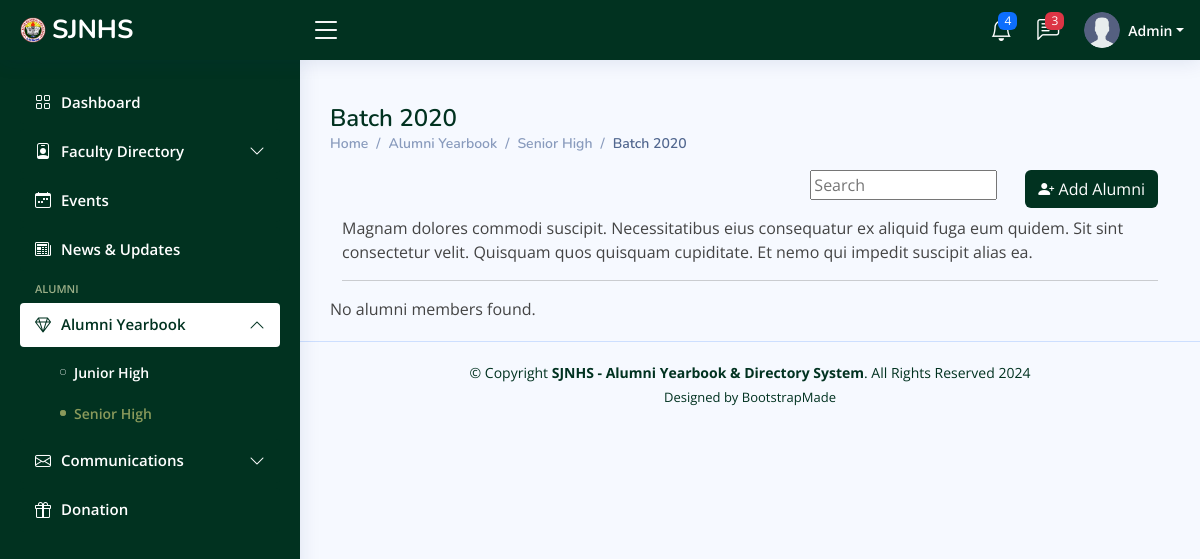
The app's page /admin/alumni-shs-view.php?batch=2020 (signed in), older data.
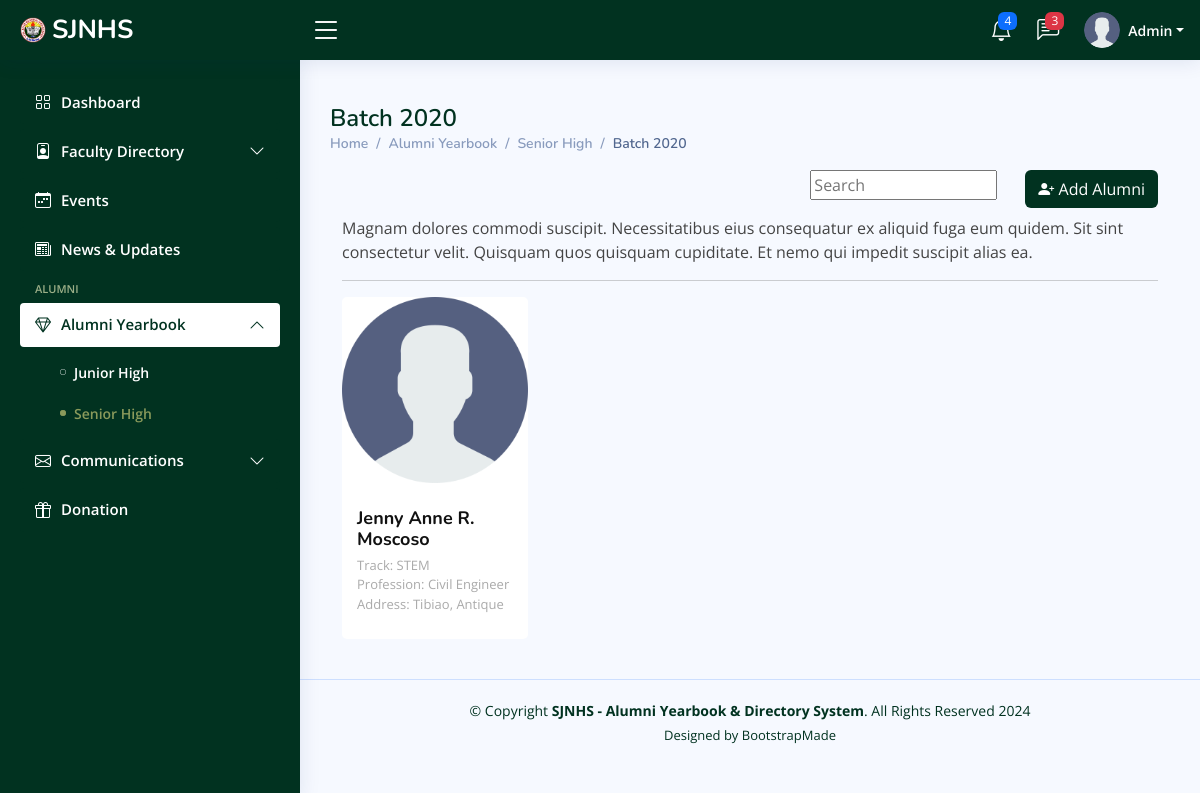
The same page, newer data.
### tables this page shows
CREATE TABLE `alumni_shs` (
  `id` int(11) NOT NULL,
  `alumni_id` varchar(255) NOT NULL,
  `firstname` varchar(255) NOT NULL,
  `middlename` varchar(255) NOT NULL,
  `lastname` varchar(255) NOT NULL,
  `email` varchar(255) NOT NULL,
  `password` varchar(255) NOT NULL,
  `phone_num` varchar(255) NOT NULL,
  `year_graduated` year(4) NOT NULL,
  `section` varchar(100) NOT NULL,
  `track` varchar(255) NOT NULL,
  `profession` varchar(255) NOT NULL,
  `current_company_bus` varchar(255) NOT NULL,
  `marital_stat` varchar(255) NOT NULL,
  `address` varchar(255) NOT NULL,
  `profile_picture` varchar(255) NOT NULL,
  `user_status` varchar(255) NOT NULL,
  `is_online` tinyint(1) NOT NULL DEFAULT 0 COMMENT '0=false, 1=true',
  `date_created` timestamp NOT NULL DEFAULT current_timestamp()
);

### admin/alumni-shs-view.php (the view, shortened to what this page needs)
<?php
include_once 'includes/header.php';
include_once 'includes/conn.php';
?>
<aside id="sidebar" class="sidebar">
    <ul class="sidebar-nav" id="sidebar-nav">
        <li class="nav-item">
            <a class="nav-link collapsed" href="dashboard.php">
                <i class="bi bi-grid"></i>
                <span>Dashboard</span>
            </a>
        </li>
        <li class="nav-item">
            <a class="nav-link collapsed" data-bs-target="#faculty-nav" data-bs-toggle="collapse" href="#">
                <i class="bi bi-person-badge"></i><span>Faculty Directory</span><i
                    class="bi bi-chevron-down ms-auto"></i>
            </a>
        </li>
        <li class="nav-item">
            <a class="nav-link collapsed" href="events.php">
                <i class="bi bi-calendar-week"></i>
                <span>Events</span>
            </a>
        </li>
        <li class="nav-item">
            <a class="nav-link collapsed" href="news-and-updates.php">
                <i class="bi bi-newspaper"></i>
                <span>News &amp; Updates</span>
            </a>
        </li>
        <li class="nav-heading">Alumni</li>
        <li class="nav-item">
            <a class="nav-link" data-bs-target="#alumni-nav" data-bs-toggle="collapse" href="#">
                <i class="bi bi-gem"></i><span>Alumni Yearbook</span><i class="bi bi-chevron-down ms-auto"></i>
            </a>
            <ul id="alumni-nav" class="nav-content collapse show" data-bs-parent="#sidebar-nav">
                <li>
                    <a href="juniorhs-alumni.php">
                        <i class="bi bi-circle"></i><span>Junior High</span>
                    </a>
                </li>
                <li>
                    <a href="seniorhs-alumni.php" class="active">
                        <i class="bi bi-circle"></i><span>Senior High</span>
                    </a>
                </li>
            </ul>
        </li>
        <li class="nav-item">
            <a class="nav-link collapsed" data-bs-target="#comms-nav" data-bs-toggle="collapse" href="#">
                <i class="bi bi-envelope"></i><span>Communications</span><i class="bi bi-chevron-down ms-auto"></i>
            </a>
        </li>
        <li class="nav-item">
            <a class="nav-link collapsed" href="pages-error-404.html">
                <i class="bi bi-gift"></i>
                <span>Donation</span>
            </a>
        </li>
    </ul>
</aside>
<main id="main" class="main">
    <div class="pagetitle">
        <h1>Batch <?php echo isset($_GET['batch']) ? $_GET['batch'] : ''; ?></h1>
        <nav>
            <ol class="breadcrumb">
                <li class="breadcrumb-item"><a href="dashboard.php">Home</a></li>
                <li class="breadcrumb-item">Alumni Yearbook</li>
                <li class="breadcrumb-item"><a href="juniorhs-alumni.php">Senior High</a></li>
                <li class="breadcrumb-item active">Batch <?php echo isset($_GET['batch']) ? $_GET['batch'] : ''; ?></li>
            </ol>
        </nav>
    </div>
    <section class="section dashboard">
        <div class="row">
            <div class="col-lg-12">
                <div id="user" class="user">
                    <div class="container" data-aos="fade-up">
                        <div class="section-title">
                            <div class="d-grid gap-2 d-md-flex justify-content-md-end mb-2">
                                <div class="search-bar">
                                    <input type="text" name="query" id="search" placeholder="Search"
                                        title="Enter search keyword">
                                </div>
                                <button class="btn text-white" style="background-color:#013220" type="button"
                                    data-bs-toggle="modal" data-bs-target="#addfaculty"><i
                                        class="bi bi-person-plus-fill"></i> Add Alumni
                                </button>
                            </div>
                            <p>Magnam dolores commodi suscipit. Necessitatibus eius consequatur ex aliquid fuga eum
                                quidem. Sit sint consectetur velit. Quisquam quos quisquam cupiditate. Et nemo qui
                                impedit suscipit alias ea.</p>
                            <hr>
                        </div>
                        <div class="row">
                            <?php
                            $sql = "SELECT * FROM alumni_shs WHERE `year_graduated` = '$_GET[batch]'";
                            $result = mysqli_query($conn, $sql);
                            if (mysqli_num_rows($result) > 0) {
                                while ($row = mysqli_fetch_assoc($result)) {
                                    $middlenameInitial = substr($row['middlename'], 0, 1);
                            ?>
                            <div class="col-lg-3 col-md-6 col-6 d-flex align-items-stretch">
                                <div class="member" data-aos="fade-up" data-aos-delay="100">
                                    <div class="member-img">
                                        <img src="<?php echo ($row['profile_picture'] == null) ? "assets/img/user.png" :  $src . $row['profile_picture'];  ?>"
                                            class="img-fluid" alt="">
                                    </div>
                                    <div class="member-info">
                                        <h4><?php echo $row['firstname'] . " " . $middlenameInitial . ". " . $row['lastname']; ?>
                                        </h4>
                                        <span><?php echo "Track: " . $row['track']; ?></span>
                                        <span><?php echo "Profession: " . $row['profession']; ?></span>
                                        <span><?php echo "Address: " . $row['address']; ?></span>
                                    </div>
                                </div>
                            </div>
                            <?php
                                }
                            } else {
                                echo "No alumni members found.";
                            }
                            ?>
                        </div>
                    </div>
                </div>
            </div>
        </div>
    </section>
</main>
<?php
include_once 'includes/footer.php';
?>

### admin/includes/header.php (shortened to what this page needs)
<!DOCTYPE html>
<html lang="en">
<head>
    <link href="assets/vendor/bootstrap/css/bootstrap.min.css" rel="stylesheet">
    <link href="assets/vendor/bootstrap-icons/bootstrap-icons.css" rel="stylesheet">
    <link href="assets/vendor/boxicons/css/boxicons.min.css" rel="stylesheet">
    <link href="assets/vendor/quill/quill.snow.css" rel="stylesheet">
    <link href="assets/vendor/quill/quill.bubble.css" rel="stylesheet">
    <link href="assets/vendor/remixicon/remixicon.css" rel="stylesheet">
    <link href="assets/vendor/simple-datatables/style.css" rel="stylesheet">
    <link href="assets/css/style.css" rel="stylesheet">
</head>
<body>
    <header id="header" class="header fixed-top d-flex align-items-center">
        <div class="d-flex align-items-center justify-content-between">
            <a href="dashboard.php" class="logo d-flex align-items-center">
                <img src="assets/img/favicon.png" alt="">
                <span class="d-none d-lg-block">SJNHS</span>
            </a>
            <i class="bi bi-list toggle-sidebar-btn"></i>
        </div>
        <nav class="header-nav ms-auto">
            <ul class="d-flex align-items-center">
                <li class="nav-item dropdown">
                    <a class="nav-link nav-icon" href="#" data-bs-toggle="dropdown">
                        <i class="bi bi-bell"></i>
                        <span class="badge bg-primary badge-number">4</span>
                    </a>
                </li>
                <li class="nav-item dropdown">
                    <a class="nav-link nav-icon" href="#" data-bs-toggle="dropdown">
                        <i class="bi bi-chat-left-text"></i>
                        <span class="badge bg-danger badge-number">3</span>
                    </a>
                </li>
                <li class="nav-item dropdown pe-3">
                    <a class="nav-link nav-profile d-flex align-items-center pe-0" href="#" data-bs-toggle="dropdown">
                        <img src="assets/img/user.png" alt="Profile" class="rounded-circle">
                        <span class="d-none d-md-block dropdown-toggle ps-2">Admin</span>
                    </a>
                </li>
            </ul>
        </nav>
    </header>

### admin/includes/conn.php (shortened to what this page needs)
<?php
echo "Connected successfully";
?>

### admin/includes/footer.php (shortened to what this page needs)
<footer id="footer" class="footer">
    <div class="copyright">
        &copy; Copyright <strong><span>SJNHS - Alumni Yearbook & Directory System</span></strong>. All Rights Reserved
        2024
    </div>
    <div class="credits">
        Designed by <a href="https://bootstrapmade.com/">BootstrapMade</a>
    </div>
</footer>
</body>
</html>

### admin/assets/css/style.css (style rules this page uses)
:root { scroll-behavior: smooth; }
body { font-family: "Open Sans", sans-serif; background: #f6f9ff; color: #444444; }
a { color: #013220; text-decoration: none; }
h1, h2, h3, h4, h5, h6 { font-family: "Nunito", sans-serif; }
#main { margin-top: 60px; padding: 20px 30px; transition: all 0.3s; }
.pagetitle { margin-bottom: 10px; }
.pagetitle h1 { font-size: 24px; margin-bottom: 0; font-weight: 600; color: #013220; }
.breadcrumb { font-size: 14px; font-family: "Nunito", sans-serif; color: #899bbd; font-weight: 600; }
.breadcrumb a { color: #899bbd; transition: 0.3s; }
.breadcrumb .breadcrumb-item::before { color: #899bbd; }
.breadcrumb .active { color: #51678f; font-weight: 600; }
.logo { line-height: 1; }
@media (min-width: 1200px) { .logo { width: 280px; } }
.logo img { max-height: 26px; margin-right: 6px; }
.logo span { font-size: 26px; font-weight: 700; color: #fff; font-family: "Nunito", sans-serif; }
.header { transition: all 0.5s; z-index: 997; height: 60px; box-shadow: 0px 2px 20px rgba(1, 41, 112, 0.1); background-color: #013220; padding-left: 20px; }
.header .toggle-sidebar-btn { font-size: 32px; padding-left: 10px; cursor: pointer; color: #fff; }
.search-bar { min-width: 150px; padding: 0 20px; }
.header-nav ul { list-style: none; }
.header-nav > ul { margin: 0; padding: 0; }
.header-nav .nav-icon { font-size: 22px; color: #fff; margin-right: 25px; position: relative; }
.header-nav .nav-profile { color: #fff; }
.header-nav .nav-profile img { max-height: 36px; }
.header-nav .nav-profile span { font-size: 14px; font-weight: 600; }
.header-nav .badge-number { position: absolute; inset: -2px -5px auto auto; font-weight: normal; font-size: 12px; padding: 3px 6px; }
.sidebar { position: fixed; top: 60px; left: 0; bottom: 0; width: 300px; z-index: 996; transition: all 0.3s; padding: 20px; overflow-y: auto; scrollbar-width: thin; scrollbar-color: #aab7cf transparent; box-shadow: 0px 0px 20px rgba(1, 41, 112, 0.1); background-color: #013220; }
@media (min-width: 1200px) { #main, #footer { margin-left: 300px; } }
.sidebar-nav { padding: 0; margin: 0; list-style: none; }
.sidebar-nav li { padding: 0; margin: 0; list-style: none; }
.sidebar-nav .nav-item { margin-bottom: 5px; }
.sidebar-nav .nav-heading { font-size: 11px; text-transform: uppercase; color: #9caf88; font-weight: 600; margin: 10px 0 5px 15px; }
.sidebar-nav .nav-link { display: flex; align-items: center; font-size: 15px; font-weight: 600; color: #013220; transition: 0.3; background: #fff; padding: 10px 15px; border-radius: 4px; }
.sidebar-nav .nav-link i { font-size: 16px; margin-right: 10px; color: #013220; }
.sidebar-nav .nav-link.collapsed { color: #fff; background: #013220; }
.sidebar-nav .nav-link.collapsed i { color: #fff; }
.sidebar-nav .nav-link .bi-chevron-down { margin-right: 0; transition: transform 0.2s ease-in-out; }
.sidebar-nav .nav-link:not(.collapsed) .bi-chevron-down { transform: rotate(180deg); }
.sidebar-nav .nav-content { padding: 5px 0 0 0; margin: 0; list-style: none; }
.sidebar-nav .nav-content a { display: flex; align-items: center; font-size: 14px; font-weight: 600; color: #fff; transition: 0.3; padding: 10px 0 10px 40px; transition: 0.3s; }
.sidebar-nav .nav-content a i { font-size: 6px; margin-right: 8px; line-height: 0; border-radius: 50%; }
.sidebar-nav .nav-content a:hover, .sidebar-nav .nav-content a.active { color: #8a9a5b; }
.sidebar-nav .nav-content a.active i { background-color: #8a9a5b; }
.user .member { margin-bottom: 20px; overflow: hidden; border-radius: 5px; background: #fff; position: relative; }
.user .member .member-img { position: relative; overflow: hidden; }
.user .member .member-info { padding: 25px 15px; }
.user .member .member-info h4 { font-weight: 700; margin-bottom: 5px; font-size: 18px; color: #111111; }
.user .member .member-info span { display: block; font-size: 13px; font-weight: 400; color: #aaaaaa; }
.footer { padding: 20px 0; font-size: 14px; transition: all 0.3s; border-top: 1px solid #cddfff; }
.footer .copyright { text-align: center; color: #013220; }
.footer .credits { padding-top: 5px; text-align: center; font-size: 13px; color: #013220; }

Row changes from the older to the newer data that the page shows:
added alumni_shs: firstname "Jenny Anne", middlename "R", lastname "Moscoso", track "STEM", profession "Civil Engineer", address "Tibiao, Antique"
Text that changed along with them:
text no longer shown: "No alumni members found."
